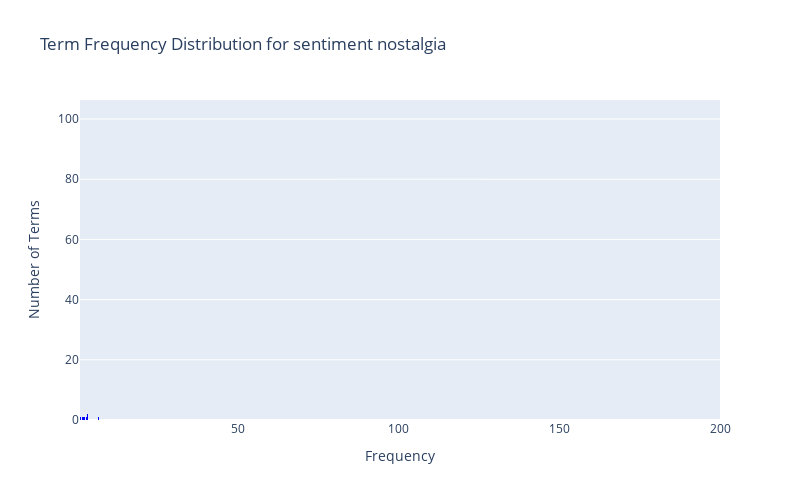

Notebook code for this chart:
### Code cell
import plotly.graph_objects as go

# Sum over all documents to get total frequency for each word
sentiment_number = 1  # You can change it from 0 to 1
tfidf_counts = filt_tfidf_dfs[sentiments[sentiment_number]].sum(axis=0).to_numpy()

# Print the first 30 word counts for reference
print(tfidf_counts[:30])

# Visualize the frequency distribution with Plotly
fig = go.Figure(
    data=[go.Histogram(
        x=tfidf_counts,
        nbinsx=5000,
        marker_color='blue',
        marker_line_color='blue'
    )]
)

# Customize the layout
fig.update_layout(
    title=f'Term Frequency Distribution for sentiment {sentiments[sentiment_number]}',
    xaxis_title='Frequency',
    yaxis_title='Number of Terms',
    xaxis=dict(range=[1, 200]),
    width=800,
    height=500
)

# Show the plot
fig.show()

### Figure 1 — Plotly figure (JSON) as saved in the notebook; plotly's stock layout.template omitted (floating-point values rounded to 4 significant figures; data arrays with more than 128 entries replaced by an {"elided": "..."} marker saying what was removed)
{"data": [{"marker": {"color": "blue", "line": {"color": "blue"}}, "nbinsx": 5000, "type": "histogram", "x": {"elided": "2295 float values"}}], "layout": {"height": 500, "title": {"text": "Term Frequency Distribution for sentiment nostalgia"}, "width": 800, "xaxis": {"range": [1, 200], "title": {"text": "Frequency"}, "type": "linear"}, "yaxis": {"autorange": true, "range": [0, 106.3], "title": {"text": "Number of Terms"}}}}
